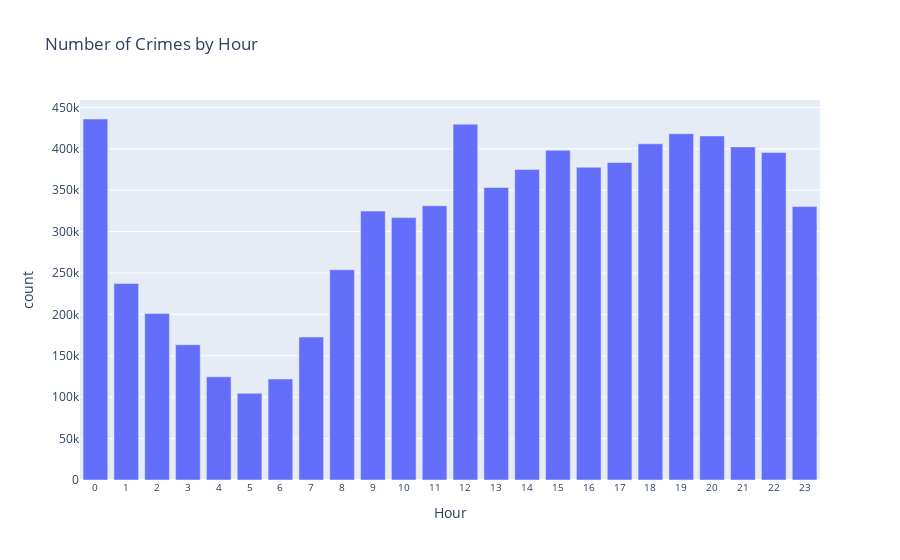

The notebook cell saved with this chart:
### Markdown cell above
#### Crimes by hour of day

### Code cell
agg_by_hour = df_crimes.groupBy('Hour').count().orderBy('Hour')
agg_by_hour_pd = agg_by_hour.toPandas()
fig = px.bar(agg_by_hour_pd, x='Hour', y='count', title='Number of Crimes by Hour')

fig.update_layout(
    xaxis=dict(
        dtick=1,
        tickfont=dict(size=10)
    )
)

fig.show()

### Figure 1 — Plotly figure (JSON) as saved in the notebook; plotly's stock layout.template omitted (floating-point values rounded to 4 significant figures)
{"data": [{"hovertemplate": "Hour=%{x}<br>count=%{y}<extra></extra>", "legendgroup": "", "marker": {"color": "#636efa", "pattern": {"shape": ""}}, "name": "", "orientation": "v", "showlegend": false, "textposition": "auto", "type": "bar", "x": [0, 1, 2, 3, 4, 5, 6, 7, 8, 9, 10, 11, 12, 13, 14, 15, 16, 17, 18, 19, 20, 21, 22, 23], "xaxis": "x", "y": [436041, 237288, 201012, 163329, 124598, 104687, 122019, 172678, 254025, 324824, 316934, 331303, 429795, 353237, 375017, 398208, 377704, 383506, 406084, 418292, 415551, 402319, 395524, 330297], "yaxis": "y"}], "layout": {"barmode": "relative", "legend": {"tracegroupgap": 0}, "title": {"text": "Number of Crimes by Hour"}, "xaxis": {"anchor": "y", "domain": [0, 1], "dtick": 1, "tickfont": {"size": 10}, "title": {"text": "Hour"}}, "yaxis": {"anchor": "x", "domain": [0, 1], "title": {"text": "count"}}}}
